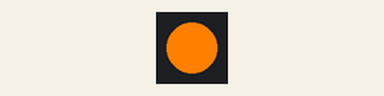
Simulated run of this sketch. Board: Arduino Uno, built with avr-gcc and run on an emulated ATmega328P. Shown: 1 RGB LEDs in strip order, left to right.

Above: at 0.5 s.
At 1.5 s:
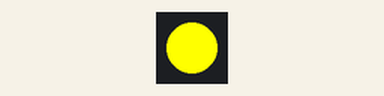
At 2.5 s:
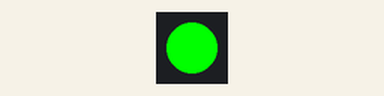
At 5.5 s:
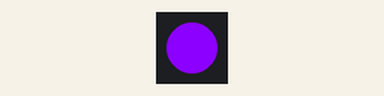
Timing chart, 0 to 7.8 s (numbered marks = the images above):
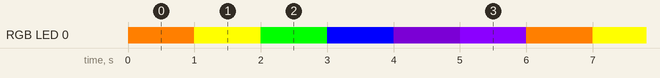

The sketch:

Assignment_8.ino
```cpp
// A sketch to control the NeoPixel
// seeyon goykadosh
#include <Adafruit_NeoPixel.h> //set adafruit_neopixel as part of code


  int neopix_1 = 1; //neopix contected to pin 1
  int neopix_8 = 8; //neopix connected to pin 8
  Adafruit_NeoPixel light_ring =Adafruit_NeoPixel(neopix_1,neopix_8); // sets adafruit_neopixel to refer to neopix_1 and neopix_2

void setup()
{
  light_ring.begin(); //start the cycle
  light_ring.setPixelColor(0, light_ring.Color(255, 0, 0)); //set start of cycle to color red
  light_ring.show(); //show the color red

}

void loop()
{
 light_ring.begin();
light_ring.setPixelColor(0,  light_ring.Color(255, 127, 0)); //color orange
light_ring.show(); //show the color orange
delay(1000); //wait one second

 light_ring.begin();
light_ring.setPixelColor(0,  light_ring.Color(255, 255, 0)); //color yellow
light_ring.show(); //show the color yellow
delay(1000);  //wait one second

 light_ring.begin();
light_ring.setPixelColor(0,  light_ring.Color(0, 255, 0)); //color green
light_ring.show();
delay(1000);  //wait one second

 light_ring.begin();
light_ring.setPixelColor(0,  light_ring.Color(0, 0, 255)); //color blue
light_ring.show(); //show the color blue
delay(1000);  //wait one second

 light_ring.begin();
light_ring.setPixelColor(0,  light_ring.Color(75, 0, 130));// indigo
light_ring.show(); //show the color indigo
delay(1000); //wait one second

 light_ring.begin();
light_ring.setPixelColor(0,  light_ring.Color(139, 0, 255)); //color violet
light_ring.show(); //show the color violet
delay(1000); //wait one second


}
```

Measured:
- by itself, RGB LED 0: repeats every 6.0 s: RGB(255, 255, 0) 1.0 s, RGB(0, 255, 0) 1.0 s, RGB(0, 0, 255) 1.0 s, RGB(75, 0, 130) 1.0 s, RGB(139, 0, 255) 1.0 s, RGB(255, 127, 0) 1.0 s
- by itself, everything shown: repeats every 6.0 s, in 6 steps
